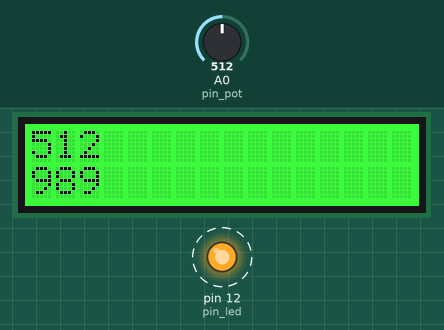
The sketch below on a simulated Arduino Uno, built with avr-gcc and run on an emulated ATmega328P. On the bench: 16×2 character LCD, output pins drawn as LEDs (lit = HIGH). Dashed ring = blinking. The inputs (shaded band) are chosen by the test bench; at power-on: A0 (pin_pot) = 512.

Above: at 1.2 s.
1.3 s: A0 (pin_pot) set to 716
At 1.77 s:
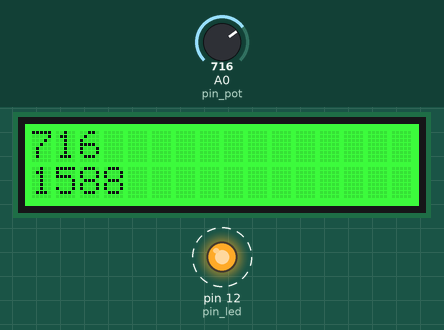
3.1 s: A0 (pin_pot) set to 900
At 3.35 s:
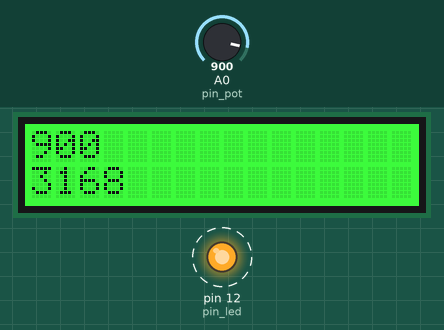
4.6 s: A0 (pin_pot) set to 1010
At 5.22 s:
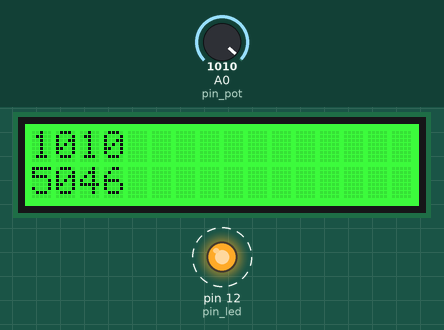
Timing chart, 0 to 12.2 s (numbered marks = the images above; inputs shaded):
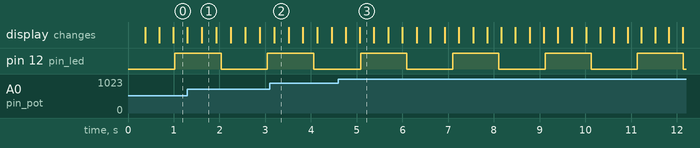

Measured:
- by itself, pin 12 (pin_led): alternates HIGH for 1.0 s and LOW for 1.0 s

The sketch:

07_millis.ino
```cpp
#include <rgb_lcd.h>
rgb_lcd lcd;

int pin_led = 12;
int pin_pot = A0;
int pot_value = 0;

bool led_status = 0;  // 0: LED off, 1: LED on
long old_millis_led1 = 0;

void setup() {
  lcd.begin(16, 2);
  lcd.setRGB(0, 255, 0);
  pinMode(pin_led, OUTPUT);
}

void loop() {
  lcd.clear();
  pot_value = analogRead(pin_pot);

  lcd.setCursor(0, 0);
  lcd.print(pot_value);

  lcd.setCursor(0, 1);
  lcd.print(millis());

  if(millis() - old_millis_led1 > 1000) { // non blocking "delay"
    if(led_status == 0) {
      digitalWrite(pin_led, HIGH);
      led_status = 1;
    }
    else {
      digitalWrite(pin_led, LOW);
      led_status = 0;
    }
    old_millis_led1 = millis();
  }

  delay(20);
}
```
